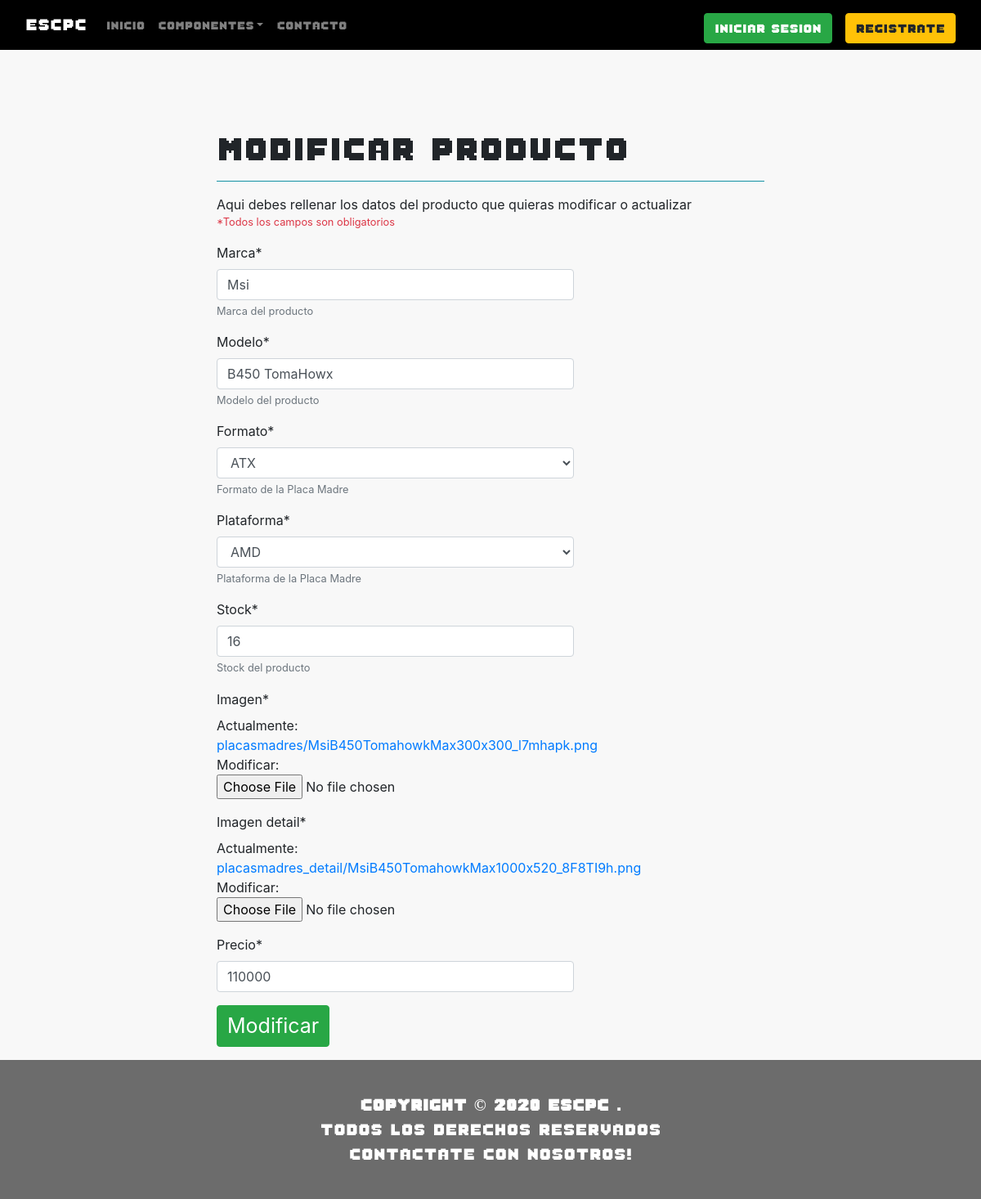
/modificar-placa/3/, run on the app's committed database.
### catalog/models.py (models this page shows, shortened)
class PlacasMadre(models.Model):
   marca = models.CharField(max_length=100,help_text='Marca del producto')
   modelo = models.CharField(max_length=100,help_text='Modelo del producto')
   CATALOGO_FORMATO_PLACAMADRE = (
      ('seleccione','Seleccione'),
      ('ATX','ATX'),
      ('Mini ITX','Mini ITX'),
      ('Micro ATX','Micro ATX'),
   )
   formato = models.CharField(max_length=10,choices=CATALOGO_FORMATO_PLACAMADRE,blank=False,default='s',help_text='Formato de la Placa Madre')
   CATALOGO_PLATAFORMA_PLACAMADRE = (
      ('seleccione','Seleccione'),
      ('AMD','AMD'),
      ('Intel','Intel')
   )
   plataforma = models.CharField(max_length=10,choices=CATALOGO_PLATAFORMA_PLACAMADRE,blank=False,default='se',help_text='Plataforma de la Placa Madre')
   stock = models.IntegerField(default=0,help_text='Stock del producto')
   imagen = models.ImageField(upload_to='placasmadres/',null=True)
   imagen_detail = models.ImageField(upload_to='placasmadres_detail/',null=True)
   precio = models.IntegerField(default=0)

### catalog/views.py (the view, shortened to what this page needs)
# urls.py: path('modificar-placa/<id>/', views.modificar_placa, name="modificar_placa"),
def modificar_placa(request, id):
   placa = get_object_or_404(PlacasMadre, id=id)
   data = {
      'form':PlacaForm(instance=placa)
   }
   return render(request,'catalogo/Placamadre/modificar_placa.html', data)

### catalog/forms.py
class PlacaForm(ModelForm):
   class Meta:
      model = PlacasMadre
      fields = '__all__'

### cart/context_processor.py (called while the page is built)
def cart_total_amount(request):
   total = 0.0
   if request.user.is_authenticated:
      for key, value in request.session['cart'].items():
         total = total + (float(value['price']) * value['quantity'])
   return {'cart_total_amount': total}

### catalog/templates/catalogo/Placamadre/modificar_placa.html (shortened to what this page needs)
{% extends "base_generic.html" %}
{% block content %}
{% load crispy_forms_tags %}
<body>
   <div class="container-fluid">
      <div class="form">
      <div class="row justify-content-center mt-5 pt-5">
         <div class="col-md-7">
         <h1 style="font-family: fuente8bits;">Modificar Producto</h1>
         <hr class="bg-info">
         <p class="pb-0 mb-0">
               Aqui debes rellenar los datos del producto que quieras modificar o
               actualizar
         </p>
         <p class="text-danger small pt-0 nt-0">
               *Todos los campos son obligatorios
         </p>
         <form class="post-form"  method="POST" enctype="multipart/form-data">
               <div class="row form-group">
               <div class="col-md-8">
                  <table style="font-size: 15px ;" >
                  {{ form | crispy }}
                  </table>
                  <div class="d-flex justify-content-left">
                  <button type="submit" class="btn btn-success " style="font-size: 25px;">
                     Modificar
                  </button>
                  </div>
               </div>
               </div>
         </form>
         </div>
      </div>
      </div>
   </div>
</body>
{% endblock %}

### data on the page
PlacasMadre: marca "Msi", modelo "B450 TomaHowx", formato "ATX", plataforma "AMD", stock "16", precio "110000"
